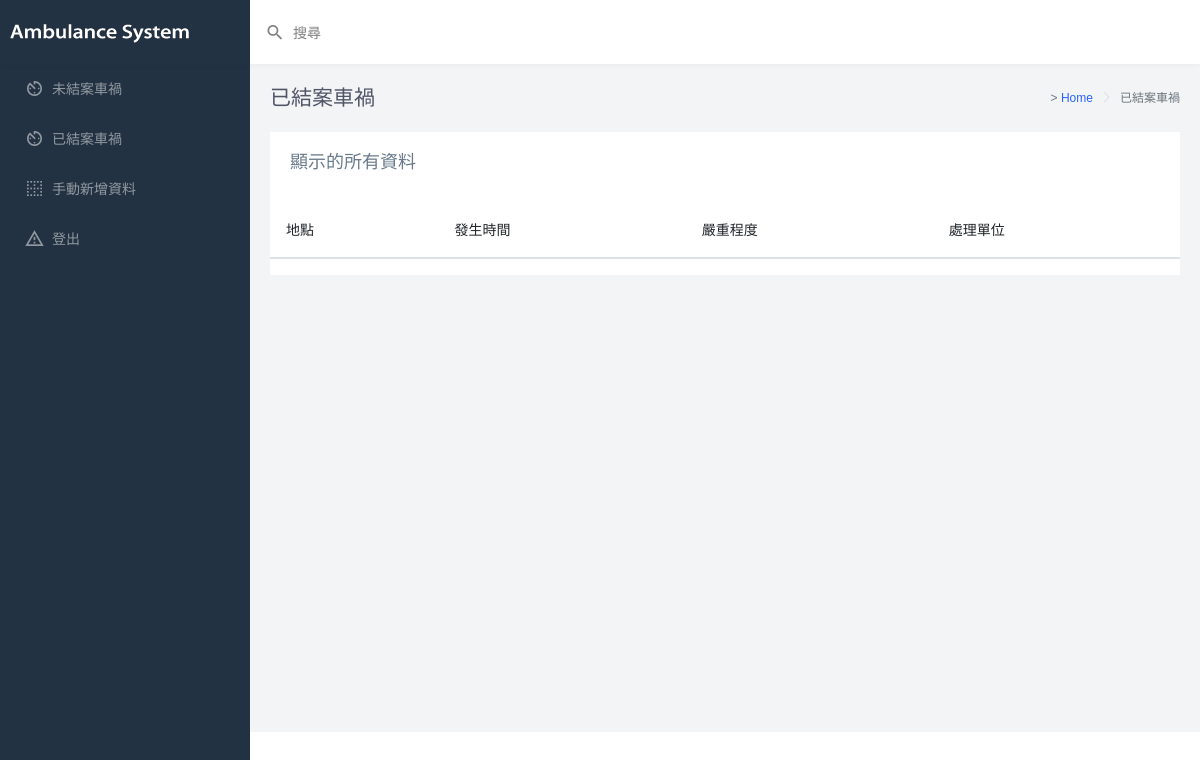
/adminfinish/, run on an earlier commit of the app's database.
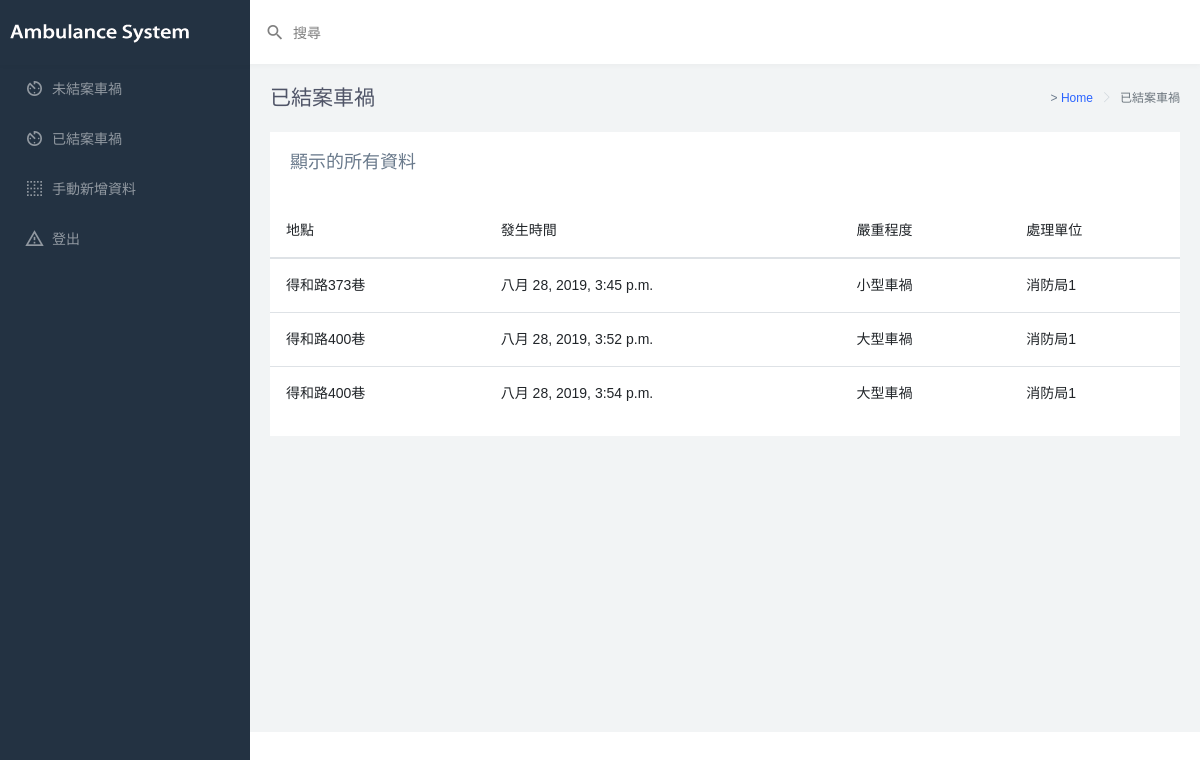
And on a later commit of the database.
### ambulance_system/models.py (models this page shows, shortened)
class TrafficConditionLog(models.Model):
	Monitor = models.ForeignKey(Monitor,on_delete=models.CASCADE)
	TrafficCondition = models.ForeignKey(TrafficCondition,on_delete=models.CASCADE)
	Datetime = models.DateTimeField(auto_now=True)
	ResponsibleUnit = models.ForeignKey(ResponsibleUnit,on_delete=models.CASCADE)
	Solved = models.BooleanField(default=False)
	Processed = models.BooleanField(default=False)

class Monitor(models.Model):
	Location = models.ForeignKey(Location,on_delete=models.CASCADE)
	Description = models.TextField(default=False)

class Location(models.Model):
	Name = models.CharField(max_length=255,null=False)
	Latitude = models.FloatField(null=True,blank=True)#緯度
	Longitude = models.FloatField(null=True,blank=True)#精度
	CountryName =models.CharField(max_length=255,null=False)

class TrafficCondition(models.Model):
	Name = models.CharField(max_length=255,null=False)
	DefaultAmbulanceCount = models.IntegerField(default=-1)
	Description = models.TextField(default=False)

class ResponsibleUnit(models.Model):
	Name = models.CharField(max_length=255,null=False)
	Location = models.ForeignKey(Location,on_delete=models.CASCADE)
	Phone = models.CharField(max_length=15,null=False)

### ambulance_system/views.py (the view)
# urls.py: path('adminfinish/',finish),
def finish(request):
	car_accidents=TrafficConditionLog.objects.filter(Solved=True)
	return render(request, "adminff.html", locals())

### templates/adminff.html (shortened to what the changed rows need)
<!DOCTYPE html>
<html lang="en">
<head>
    <link rel="stylesheet" href="https://maxcdn.bootstrapcdn.com/bootstrap/4.3.1/css/bootstrap.min.css">
    {% load static %}
    <link media="all" type="text/css" href="{% static 'webpage/css/chartist.min.css' %}" rel="stylesheet">
    <link media="all" type="text/css" href="{% static 'webpage/css/style.min.css' %}" rel="stylesheet">
    <link rel="stylesheet" href="//maxcdn.bootstrapcdn.com/font-awesome/4.7.0/css/font-awesome.css">
</head>
<body>
    <div id="main-wrapper" data-navbarbg="skin6" data-theme="light" data-layout="vertical" data-sidebartype="full" data-boxed-layout="full">
        <div class="page-wrapper">
            <div class="container-fluid">
                <div class="row">
                    <div class="col-12">
                        <div class="card">
                            <div class="table-responsive">
                                <table class="table table-hover">
                                    <thead>
                                        <tr>
                                            <th class="border-top-0">地點</th>
                                            <th class="border-top-0">發生時間</th>
                                            <th class="border-top-0">嚴重程度</th>
                                            <th class="border-top-0">處理單位</th>
                                        </tr>
                                    </thead>
                                    <tbody>
                                        {% for TrafficConditionLog in car_accidents %}
                                        <tr>
                                            <td  colspan="1" >{{ TrafficConditionLog.Monitor.Location.Name }} </td>
                                            <td  colspan="1" >{{ TrafficConditionLog.Datetime }} </td>
                                            <td  colspan="1" >{{ TrafficConditionLog.TrafficCondition.Name}} </td>
                                            <td  colspan="1" >{{ TrafficConditionLog.ResponsibleUnit.Name }} </td>
                                        </tr>
                                        {% endfor %}
                                    </tbody>
                                </table>
                            </div>
                        </div>
                    </div>
                </div>
            </div>
        </div>
    </div>
</body>
</html>

What changed in the data, as far as the page shows it:
now on this page (row edited): TrafficConditionLog: Monitor.Location.Name "得和路373巷", Datetime "八月 28, 2019, 3:45 p.m.", TrafficCondition.Name "小型車禍", ResponsibleUnit.Name "消防局1"
added TrafficConditionLog: Monitor.Location.Name "得和路400巷", Datetime "八月 28, 2019, 3:52 p.m.", TrafficCondition.Name "大型車禍", ResponsibleUnit.Name "消防局1"
added TrafficConditionLog: Monitor.Location.Name "得和路400巷", Datetime "八月 28, 2019, 3:54 p.m.", TrafficCondition.Name "大型車禍", ResponsibleUnit.Name "消防局1"
